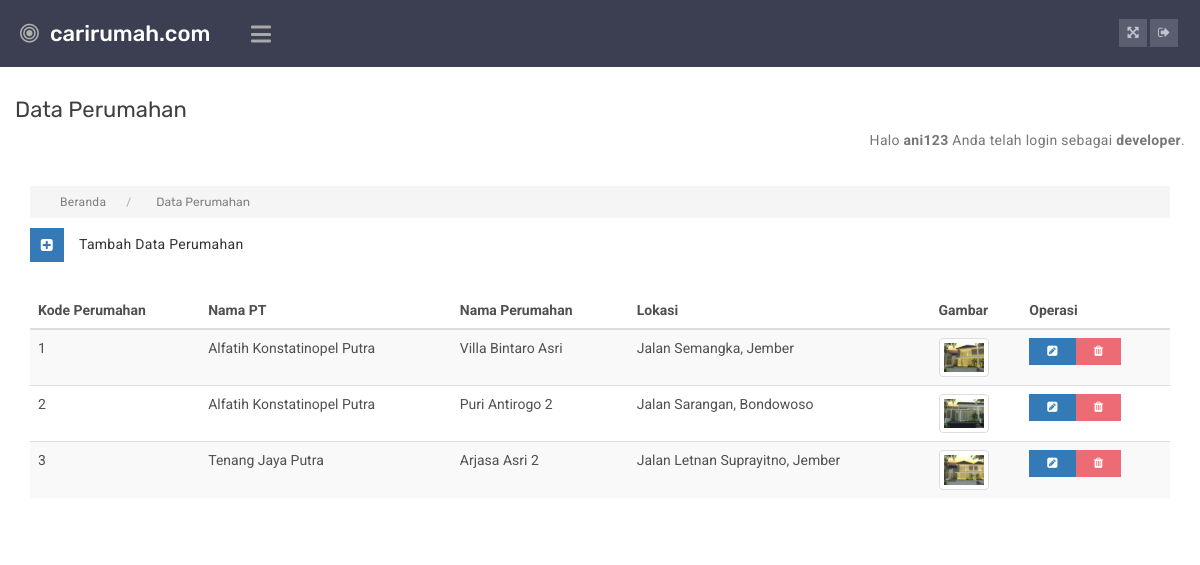
Page /user/developer/index.php?p=perum/perum (signed in) on the earlier database version.
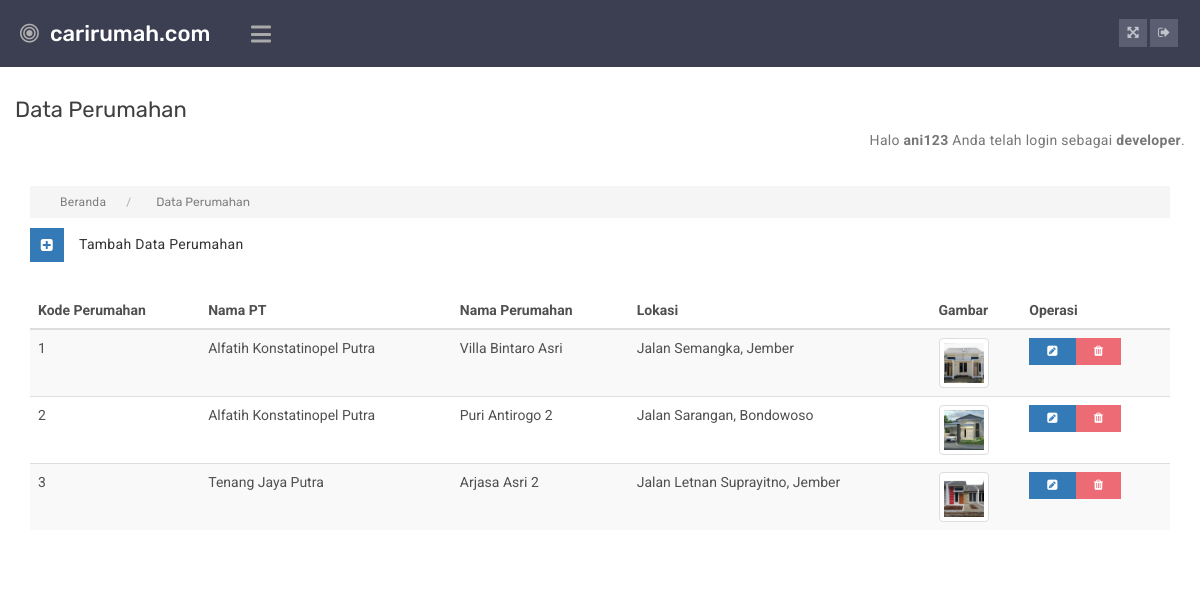
Same page on the later database version.
### tables this page shows
CREATE TABLE `perum` (
  `KD_PERUM` int(4) NOT NULL,
  `KD_PT` int(4) NOT NULL,
  `NAMA_PERUM` varchar(100) DEFAULT NULL,
  `LOKASI` varchar(100) DEFAULT NULL,
  `GAMBAR_PERUM` varchar(100) DEFAULT NULL
);

CREATE TABLE `pt` (
  `KD_PT` int(4) NOT NULL,
  `USERNAME` varchar(20) NOT NULL,
  `NAMA_PT` varchar(100) DEFAULT NULL
);

### user/developer/pages/perum/perum.php (the view, shortened to what this page needs)
<body>
  <?php
  include 'lib/koneksi.php';
  ?>
<div class="panel-content">
          <div class="main-title-sec">
               <div class="row">
                   <div class="col-md-12 column">
                    </div>
                    <div class="col-md-20 column">
                         <div class="heading-profile">
                              <h2>Data Perumahan</h2>
                              <p align= right >Halo <b><?php echo $_SESSION['USERNAME']; ?></b> Anda telah login sebagai <b><?php echo $_SESSION['STATUS']; ?></b>.</p>
                         </div>
                    </div>
               </div>
          </div>
          <ul class="breadcrumbs">
               <li><a href="#" title="">Beranda</a></li>
               <li>Data Perumahan</li>
          </ul>
          <div class="main-content-area">
               <div class="row">
               <div class="streaming-table">
                    <a href="#" data-toggle="modal" data-target=".tambah" class="icon-btn pulse-grow"><i class="fa fa-plus-square blue-bg"></i> Tambah Data Perumahan</a>
                  </div>
              </div>
               <div class="row">
                    <div class="col-md-12">
                         <div class="streaming-table">
                                   <table id="buku" class='table table-responsive table-responsive table-striped table-hover'>
                                    <thead>
                                        <tr>
                                        <th>Kode Perumahan</th>
                                        <th>Nama PT</th>
                                          <th>Nama Perumahan</th>
                                          <th>Lokasi</th>
                                          <th>Gambar</th>
                                          <th>Operasi</th>
                                        </tr>
                                    </thead>
                                    <tbody>
                                        <?php
                                          $query = mysqli_query($konek, "SELECT pt.KD_PT, pt.NAMA_PT, perum.KD_PERUM, perum.NAMA_PERUM, perum.LOKASI, perum.GAMBAR_PERUM, user.USERNAME
                                          FROM perum
                                          INNER JOIN pt
                                          ON perum.KD_PT=pt.KD_PT
                                          INNER JOIN user
                                          ON pt.USERNAME=user.USERNAME
                                          WHERE pt.USERNAME='$USERNAME'");
                          while ($data = mysqli_fetch_assoc($query))
                                    {
                                        ?>
                                        <tr>
                                        <td><?php echo $data['KD_PERUM']; ?></td>
                                            <td><?php echo $data['NAMA_PT']; ?></td>
                                            <td><?php echo $data['NAMA_PERUM']; ?></td>
                                            <td><?php echo $data['LOKASI']; ?></td>
                                                <td>
                                                <a data-fancybox="gallery" href="../../home/img/<?php echo $data['GAMBAR_PERUM']; ?>">
                                                    <img src="../../home/img/<?php echo $data['GAMBAR_PERUM']; ?>" class="img-thumbnail img-responsive" alt="img" style="width:50px;">
                                                </a>
                                            </td>
                                            <td>
                                            <a href="#"  data-toggle="modal" data-target="#myModal<?php echo $data['KD_PERUM']; ?>"class="c-btn small blue-bg buzz edit_button"><i class="fa fa-pencil-square"></i></a>
                                            <a href="#"  data-toggle="modal" data-target="#myModal1<?php echo $data['KD_PERUM']; ?>" class="c-btn small red-bg buzz delete_button"><i class="fa fa-trash"></i></a>
                                            </td>
                                        </tr>
                              </div>
                         </div>
                    </div>
            <?php
          }
          ?>
      </body>
</html>

Differences in the rows shown:
changed perum "Villa Bintaro Asri": GAMBAR_PERUM: a different picture
changed perum "Puri Antirogo 2": GAMBAR_PERUM: a different picture
changed perum "Arjasa Asri 2": GAMBAR_PERUM: a different picture
